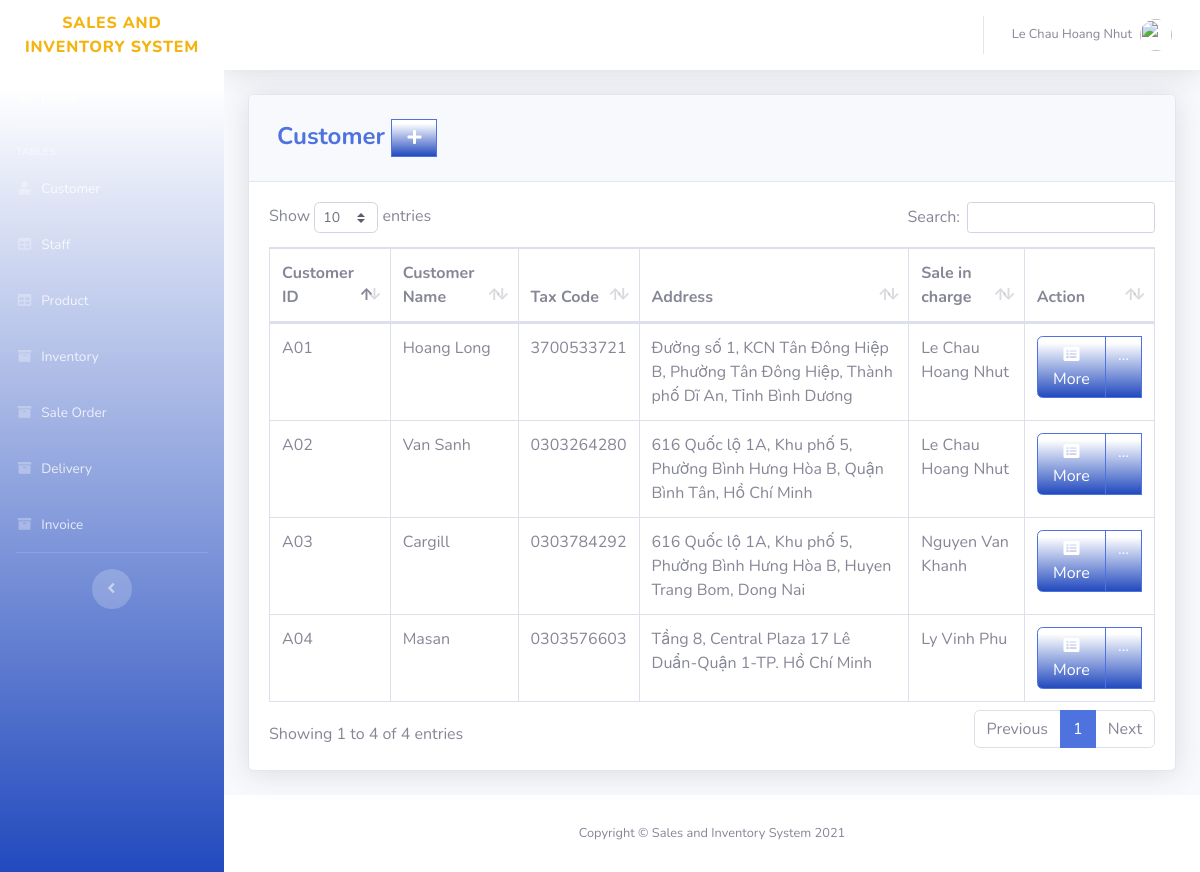
The page /SourceCode/SaleAndInventorySystem/pages/customer.php (signed in) on the database its author committed.
### tables this page shows
CREATE TABLE `customer` (
  `Customer_ID` varchar(20) NOT NULL,
  `Customer_Name` varchar(50) NOT NULL,
  `Tax_Code` varchar(50) NOT NULL,
  `Address` varchar(100) NOT NULL,
  `Email` varchar(50) NOT NULL,
  `Phone` varchar(50) NOT NULL,
  `Person` varchar(50) NOT NULL,
  `Contact` varchar(50) NOT NULL,
  `Staff_ID` varchar(20) DEFAULT NULL
);

CREATE TABLE `staff` (
  `Staff_ID` varchar(20) NOT NULL,
  `Staff_Name` varchar(50) NOT NULL,
  `Staff_Email` varchar(50) NOT NULL,
  `Staff_Phone` varchar(50) NOT NULL,
  `Department` varchar(50) NOT NULL,
  `Manager_ID` varchar(20) NOT NULL,
  `Password` varchar(50) DEFAULT NULL,
  `Role_ID` varchar(20) DEFAULT NULL
);

### SourceCode/SaleAndInventorySystem/pages/customer.php (the view, shortened to what this page needs)
<?php
$session = $_SESSION["Staff_ID"];
include'../includes/connection.php';
$sql = "SELECT Role_ID FROM Staff WHERE Staff_ID = '$session'";
$res = mysqli_query($conn, $sql);
$ro = mysqli_fetch_array($res);
if($ro[0] == 'AD01'){
    include'../includes/sidebar_Admin.php';
}elseif ($ro[0] == 'A01') {
    include'../includes/sidebar_Acc.php';
}elseif ($ro[0] == 'A02') {
    include'../includes/sidebar_Acc_Manager.php';
}elseif ($ro[0] == 'L01') {
    include'../includes/sidebar_Logistics.php';
}elseif ($ro[0] == 'L02') {
    include'../includes/sidebar_Logistics.php';
}elseif ($ro[0] == 'S01') {
    include'../includes/sidebar_Sale.php';
}elseif ($ro[0] == 'S02') {
    include'../includes/sidebar_Sale_Manager.php';
}
?>
            <div class="card shadow mb-4">
            <div class="card-header py-3">
                <h4 class="m-2 font-weight-bold text-primary">Customer&nbsp;<a  href="cust_add.php"  type="button" class="btn btn-primary bg-gradient-primary" style="border-radius: 0px;"><i class="fas fa-fw fa-plus"></i></a></h4>
            </div>
            <div class="card-body">
              <div class="table-responsive">
                <table class="table table-bordered" id="dataTable" width="100%" cellspacing="0">
                  <thead>
                      <tr>
                        <th>Customer ID</th>
                        <th>Customer Name</th>
                        <th>Tax Code</th>
                        <th>Address</th>
                        <th>Sale in charge</th>
                        <th>Action</th>
                      </tr>
                  </thead>
                  <tbody>
                    <?php
                      $query = "SELECT Customer_ID, Customer_Name, Tax_Code, Address, s.Staff_Name
                               FROM customer c JOIN Staff s ON c.Staff_ID = s.Staff_ID";
                      $result = mysqli_query($conn, $query);
                      while ($row = mysqli_fetch_assoc($result)) {
                      echo '<tr>';
                      echo '<td>'. $row['Customer_ID'].'</td>';
                      echo '<td>'. $row['Customer_Name'].'</td>';
                      echo '<td>'. $row['Tax_Code'].'</td>';
                      echo '<td>'. $row['Address'].'</td>';
                      echo '<td>'. $row['Staff_Name'].'</td>';
                      echo '<td align="right"> <div class="btn-group">
                              <a type="button" class="btn btn-primary bg-gradient-primary" href="cust_searchfrm.php?action=edit & id='.$row['Customer_ID'] . '"><i class="fas fa-fw fa-list-alt"></i> More </a>
                            <div class="btn-group">
                              <a type="button" class="btn btn-primary bg-gradient-primary dropdown no-arrow" data-toggle="dropdown" style="color:white;">
                              ... <span class="caret"></span></a>
                            <ul class="dropdown-menu text-center" role="menu">
                                <li>
                                  <a type="button" class="btn btn-warning bg-gradient-warning btn-block" style="border-radius: 0px;" href="cust_edit.php?action=edit & id='.$row['Customer_ID']. '">
                                    <i class="fas fa-fw fa-edit"></i> Edit
                                  </a>
                                </li>
                            </ul>
                            </div>
                          </div> </td>';
                      echo '</tr> ';
                      }
                    ?>
                  </tbody>
                </table>
              </div>
            </div>
          </div>
<?php
include'../includes/footer.php';
?>

### rows shown on the page
customer: Customer_ID "A01", Customer_Name "Hoang Long", Tax_Code "3700533721", Address "Đường số 1, KCN Tân Đông Hiệp B, Phường Tân Đông Hiệp, Thành phố Dĩ An, Tỉnh Bình Dương", Staff_ID.Staff_Name "Le Chau Hoang Nhut"
customer: Customer_ID "A02", Customer_Name "Van Sanh", Tax_Code "0303264280", Address "616 Quốc lộ 1A, Khu phố 5, Phường Bình Hưng Hòa B, Quận Bình Tân, Hồ Chí Minh", Staff_ID.Staff_Name "Le Chau Hoang Nhut"
customer: Customer_ID "A03", Customer_Name "Cargill", Tax_Code "0303784292", Address "616 Quốc lộ 1A, Khu phố 5, Phường Bình Hưng Hòa B, Huyen Trang Bom, Dong Nai", Staff_ID.Staff_Name "Nguyen Van Khanh"
customer: Customer_ID "A04", Customer_Name "Masan", Tax_Code "0303576603", Address "Tầng 8, Central Plaza 17 Lê Duẩn-Quận 1-TP. Hồ Chí Minh", Staff_ID.Staff_Name "Ly Vinh Phu"

### other values the page prints
$_SESSION["Staff_Name"] "Le Chau Hoang Nhut"
